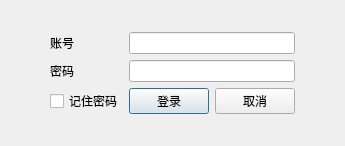
<?xml version="1.0" encoding="UTF-8"?>
<ui version="4.0">
 <class>DialogJunboLogin</class>
 <widget class="QDialog" name="DialogJunboLogin">
  <property name="geometry">
   <rect>
    <x>0</x>
    <y>0</y>
    <width>329</width>
    <height>139</height>
   </rect>
  </property>
  <property name="windowTitle">
   <string>移动MM登录</string>
  </property>
  <layout class="QGridLayout" name="gridLayout" columnstretch="0,1,1">
   <property name="leftMargin">
    <number>50</number>
   </property>
   <property name="topMargin">
    <number>32</number>
   </property>
   <property name="rightMargin">
    <number>50</number>
   </property>
   <property name="bottomMargin">
    <number>32</number>
   </property>
   <item row="0" column="0">
    <widget class="QLabel" name="label">
     <property name="text">
      <string>账号</string>
     </property>
    </widget>
   </item>
   <item row="0" column="1" colspan="2">
    <widget class="QLineEdit" name="lineEdit_username"/>
   </item>
   <item row="1" column="0">
    <widget class="QLabel" name="label_2">
     <property name="text">
      <string>密码</string>
     </property>
    </widget>
   </item>
   <item row="1" column="1" colspan="2">
    <widget class="QLineEdit" name="lineEdit_password">
     <property name="echoMode">
      <enum>QLineEdit::Password</enum>
     </property>
    </widget>
   </item>
   <item row="2" column="0">
    <widget class="QCheckBox" name="chk_remember">
     <property name="sizeHint" stdset="0">
      <size>
       <width>67</width>
       <height>17</height>
      </size>
     </property>
     <property name="text">
      <string>记住密码</string>
     </property>
    </widget>
   </item>
   <item row="2" column="1">
    <widget class="QPushButton" name="btn_login">
     <property name="text">
      <string>登录</string>
     </property>
    </widget>
   </item>
   <item row="2" column="2">
    <widget class="QPushButton" name="btn_cancel">
     <property name="text">
      <string>取消</string>
     </property>
    </widget>
   </item>
  </layout>
 </widget>
 <tabstops>
  <tabstop>lineEdit_username</tabstop>
  <tabstop>lineEdit_password</tabstop>
  <tabstop>chk_remember</tabstop>
  <tabstop>btn_login</tabstop>
  <tabstop>btn_cancel</tabstop>
 </tabstops>
 <resources/>
 <connections>
  <connection>
   <sender>btn_cancel</sender>
   <signal>clicked()</signal>
   <receiver>DialogJunboLogin</receiver>
   <slot>reject()</slot>
   <hints>
    <hint type="sourcelabel">
     <x>234</x>
     <y>96</y>
    </hint>
    <hint type="destinationlabel">
     <x>287</x>
     <y>120</y>
    </hint>
   </hints>
  </connection>
 </connections>
</ui>
